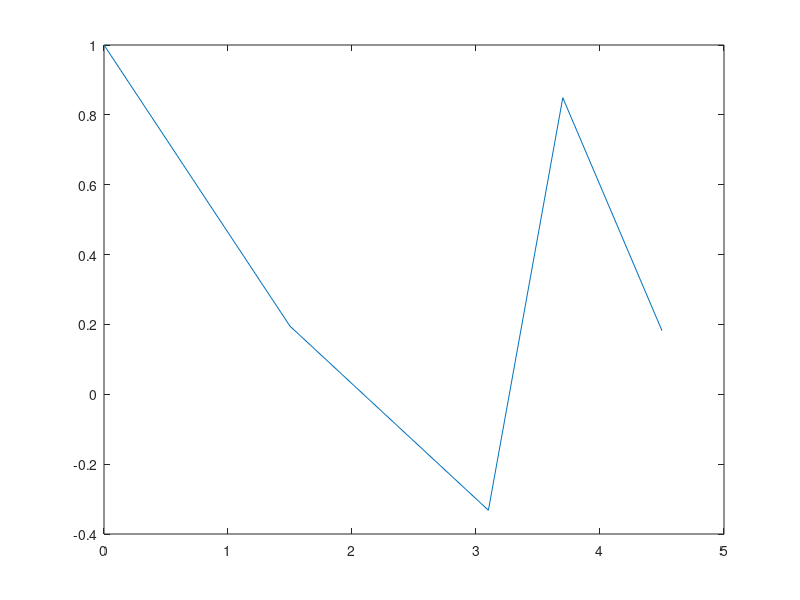

The MATLAB script that drew this image: (Note: this script raises an error after producing the figure.)
clear all
clc

yAxis = [1.000 0.195 -0.332 0.849 0.182];
xAxis = [0.000 1.500 3.100 3.700 4.500];
xPoint = -0.137;
xRange = linspace(xAxis(1), xAxis(length(xAxis)), 10000);
trueFunction = cos(xRange .* log(xRange + 1));

yAxisDiff = zeros(1, length(yAxis));
for i = 1:1:length(yAxisDiff)
    yAxisDiff(i) = - (log(xAxis(i) + 1) + xAxis(i) / (xAxis(i) + 1) ) * sin(xAxis(i) * log(xAxis(i) + 1));
end

fprintf("y' ->");
for i = 1:1:length(yAxis)
        fprintf(" %f", yAxisDiff(i));
end
fprintf("\n");


figure
    plot(xAxis, yAxis)
    hold on

    plot(xRange, yRange, LineWidth=1.5)